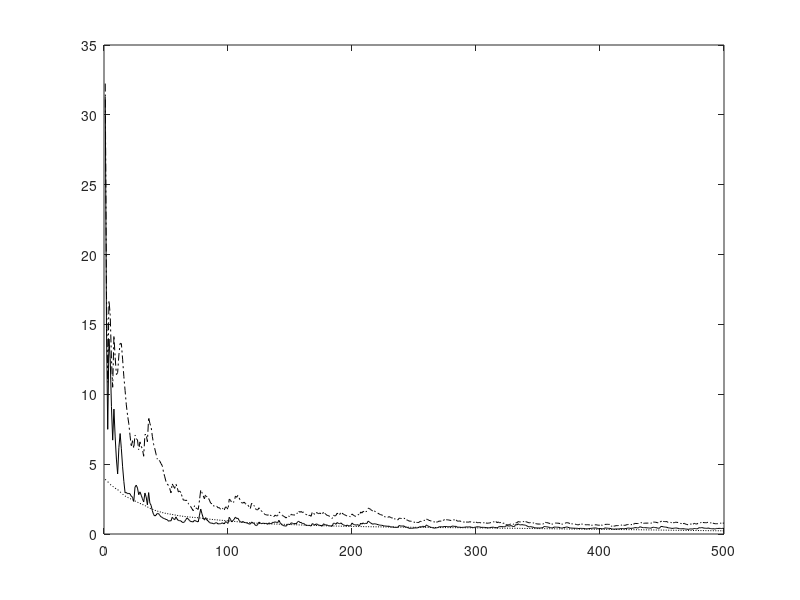

The MATLAB script that drew this image: (Note: this script raises an error after producing the figure.)
% This code is written to support the experiments in the book titled:
% Adaptive Machine Learning Algorithms with Python
% by
% Chanchal Chatterjee
% December 2021
% A^(1/2) - Comparison of Adaptive Square Root of A Algorithms

function A1;

clear all;
close all;

% Number of samples N and dimension D
nSamples = 500;
nDim     = 10;
nEpochs  = 1;
randn('state',0);

% Generate the covX random matrices
covX = 3*...
[ 0.0910   0.0380  -0.0530  -0.0050   0.0100  -0.1360   0.1550   0.0300   0.0020   0.0320 ; ...
  0.0380   0.3730   0.0180  -0.0280  -0.0110  -0.3670   0.1540  -0.0570  -0.0310  -0.0650 ; ...
 -0.0530   0.0180   1.4300   0.0170   0.0550  -0.4500  -0.0380  -0.2980  -0.0410  -0.0300 ; ...
 -0.0050  -0.0280   0.0170   0.0840  -0.0050   0.0160   0.0420  -0.0220   0.0010   0.0050 ; ...
  0.0100  -0.0110   0.0550  -0.0050   0.0710   0.0880   0.0580  -0.0690  -0.0080   0.0030 ; ...
 -0.1360  -0.3670  -0.4500   0.0160   0.0880   5.7200  -0.5440  -0.2480   0.0050   0.0950 ; ...
  0.1550   0.1540  -0.0380   0.0420   0.0580  -0.5440   2.7500  -0.3430  -0.0110  -0.1200 ; ...
  0.0300  -0.0570  -0.2980  -0.0220  -0.0690  -0.2480  -0.3430   1.4500   0.0780   0.0280 ; ...
  0.0020  -0.0310  -0.0410   0.0010  -0.0080   0.0050  -0.0110   0.0780   0.0670   0.0150 ; ...
  0.0320  -0.0650  -0.0300   0.0050   0.0030   0.0950  -0.1200   0.0280   0.0150   0.3410 ];

% Compute data
[V1,D1] = eig(covX);
[d,in] = sort(diag(D1));
V = zeros(nDim,nDim);
D = zeros(nDim,nDim);
for i = 1 : nDim
    V(:,i) = V1(:,in(nDim+1-i));
    D(i,i) = D1(in(nDim+1-i),in(nDim+1-i));
end
x(1:nDim, 1:nSamples) = V * sqrt(D) * randn(nDim,nSamples);

% Compute Corrl matrix and eigen vectors
corX = zeros(nDim,nDim);
for i = 1 : nSamples
    corX = corX + x(:,i)*x(:,i)' / nSamples;
end
[V1,D1] = eig(corX);
[d,in] = sort(diag(D1));
V = zeros(nDim,nDim);
D = zeros(nDim,nDim);
for i = 1 : nDim
    V(:,i) = V1(:,in(nDim+1-i));
    D(i,i) = D1(in(nDim+1-i),in(nDim+1-i));
end
corX
diag(D)'
Ah = V * sqrt(D) * V';

% Adaptive algorithm
A  = zeros(nDim,nDim);
W1 = eye(nDim,nDim);
W2 = W1;
W3 = W1;

for epoch = 1 : nEpochs
    for iter = 1 : nSamples
        cnt = nSamples*(epoch-1) + iter;
      
        A = A + (1.0/cnt)*((x(:,iter) * x(:,iter)') - A);
        etat1 = 1.0/(50 + cnt);
        etat2 = 1.0/(100 + cnt);
      
        % Algorithm 1
        W1 = W1 + etat1 * (W1*A - W1*(W1'*W1));
      
        % Algorithm 2
        W2 = W2 + etat1 * (A*W2 - W2*(W2'*W2));
      
        % Algorithm 3
        W3 = W3 + etat2 * (A - W3*W3);
      
        err1(cnt) = norm(A - W1'*W1, 'fro');
        err2(cnt) = norm(A - W2*W2', 'fro');
        err3(cnt) = norm(A - W3*W3, 'fro');
        err4(cnt) = norm(Ah - W3, 'fro');
        ind(cnt)  = cnt;
    end
end

% Plot the convergence results
figure(1);
%plot(ind, err1, 'k-'); hold on;
plot(ind, err2, 'k-'); hold on;
plot(ind, err3, 'k-.'); hold on;
plot(ind, err4, 'k:'); hold on;
legend('Meth.1 (Eq.(5)) / Meth.2 (Eq.(8))','Meth.3-1 (Eq.(9))','Meth.3-2 (Eq.(9))',0);
xlabel('Number of Samples');
ylabel('Error');
hold off;

norm(W1'*W1 - A, 'fro')
norm(W2*W2' - A, 'fro')
norm(W3*W3  - A, 'fro')
norm(W3  - Ah, 'fro')

  
